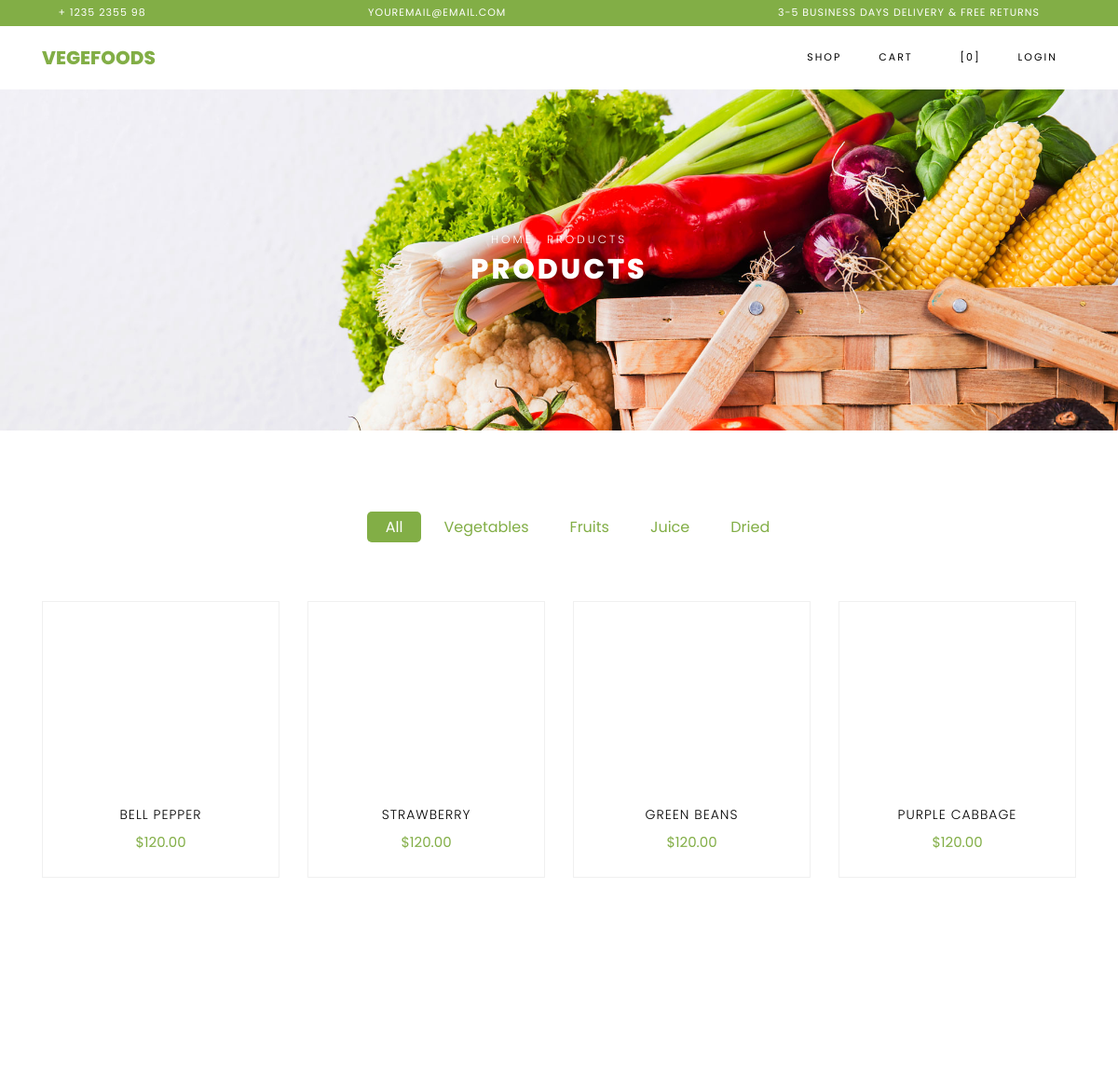
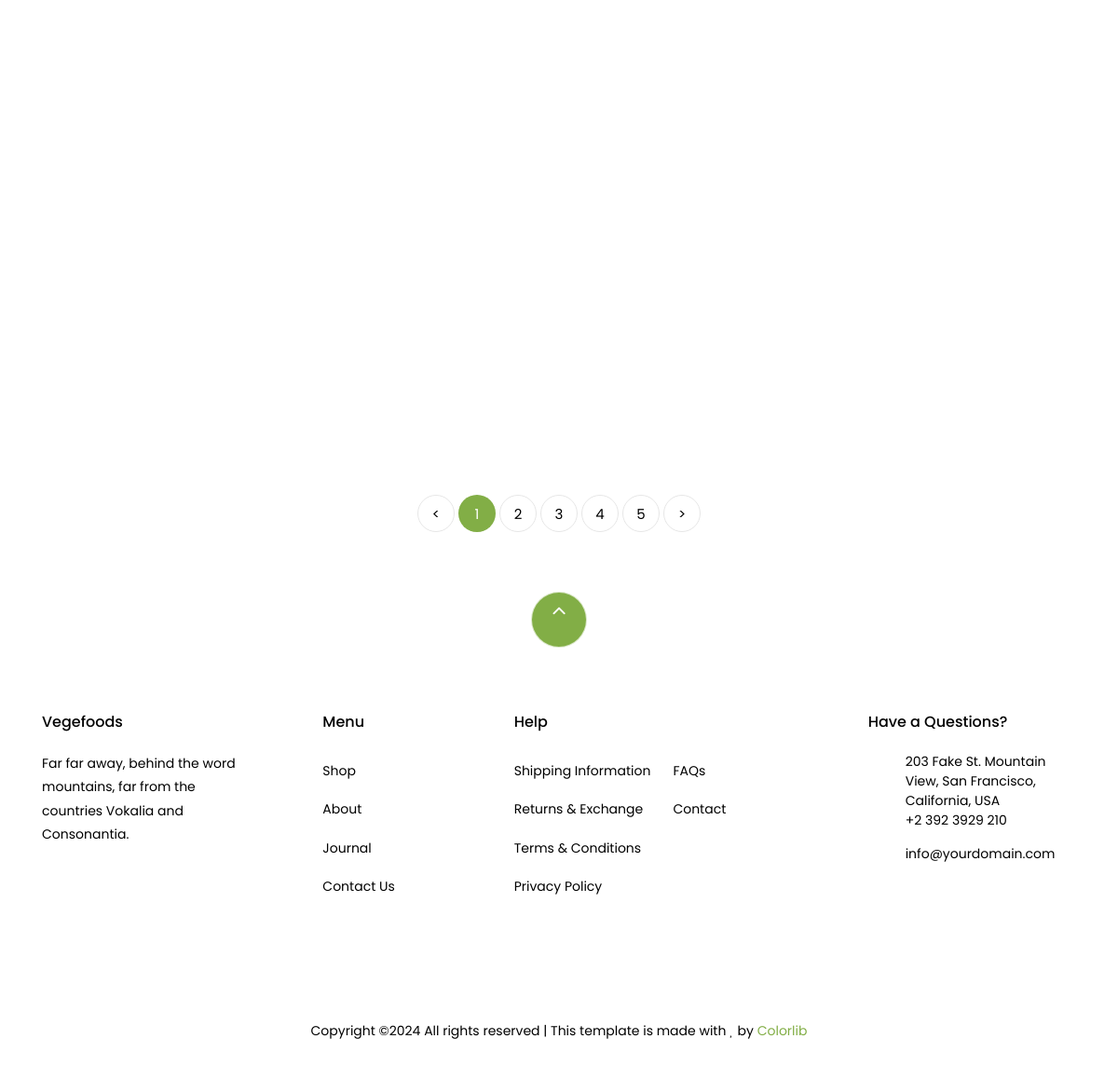
/store/, run on the app's committed database (2 pictures, top to bottom).
### store/models.py (models this page shows, shortened)
class Product(models.Model):
  name = models.CharField(max_length=255)
  description = models.TextField()
  price = models.DecimalField(max_digits=10, decimal_places=2)
  image = models.ImageField(upload_to='static/products/', null=True, blank=True)
  category = models.ForeignKey(Category, on_delete=models.CASCADE)
  created_time = models.DateTimeField(auto_now_add=True)
  updated_time = models.DateTimeField(auto_now=True)

### store/views.py (the view)
# urls.py: path('', ShopView.as_view(), name='shop')
class ShopView(View):
    def get(self, request):
        discount_value = Case(When(discount__value__gte=0,
                                   discount__date_begin__lte=timezone.now(),
                                   discount__date_end__gte=timezone.now(),
                                   then=F('discount__value')),
                              default=0,
                              output_field=DecimalField(max_digits=10, decimal_places=2)
                              )
        price_with_discount = ExpressionWrapper(
            F('price') * (100.0 - F('discount_value')) / 100.0,
            output_field=DecimalField(max_digits=10, decimal_places=2)
        )
        products = Product.objects.annotate(
            discount_value=discount_value,
            price_before=F('price'),
            price_after=price_with_discount
        ).values('id', 'name', 'image', 'price_before', 'price_after',
                 'discount_value')
        return render(request, 'store/shop.html', {"data": products})

### store/templates/store/shop.html (shortened to what this page needs)
{%extends 'store/base.html' %}
{% load static %}
{% block content %}
    <div class="hero-wrap hero-bread" style="background-image: url({% static 'store/images/bg_1.jpg'%});">
      <div class="container">
        <div class="row no-gutters slider-text align-items-center justify-content-center">
          <div class="col-md-9 ftco-animate text-center">
          	<p class="breadcrumbs"><span class="mr-2"><a href="index.html">Home</a></span> <span>Products</span></p>
            <h1 class="mb-0 bread">Products</h1>
          </div>
        </div>
      </div>
    </div>
    <section class="ftco-section">
    	<div class="container">
    		<div class="row justify-content-center">
    			<div class="col-md-10 mb-5 text-center">
    				<ul class="product-category">
    					<li><a href="#" class="active">All</a></li>
    					<li><a href="#">Vegetables</a></li>
    					<li><a href="#">Fruits</a></li>
    					<li><a href="#">Juice</a></li>
    					<li><a href="#">Dried</a></li>
    				</ul>
    			</div>
    		</div>
    		<div class="row">
				{% for product in data %}
    			<div class="col-md-6 col-lg-3 ftco-animate">
    				<div class="product">
    					<a href="{% url 'store:product' product.id %}" class="img-prod"><img class="img-fluid" src="/{{ product.image }}" alt="Colorlib Template">
    					</a>
    					<div class="text py-3 pb-4 px-3 text-center">
    						<h3><a href="#">{{product.name}}</a></h3>
    						<div class="d-flex">
    							<div class="pricing">
                                    {% if product.discount_value %}
		    						<p class="price"><span class="mr-2 price-dc">${{product.price_before}}</span><span class="price-sale">${{product.price_after}}</span></p>
                                    {% else %}
                                    <p class="price"><span>${{product.price_before}}</span></p>
                                    {% endif %}
		    					</div>
	    					</div>
    					</div>
    				</div>
    			</div>
				{% endfor %}
    		</div>
    		<div class="row mt-5">
          <div class="col text-center">
            <div class="block-27">
              <ul>
                <li><a href="#">&lt;</a></li>
                <li class="active"><span>1</span></li>
                <li><a href="#">2</a></li>
                <li><a href="#">3</a></li>
                <li><a href="#">4</a></li>
                <li><a href="#">5</a></li>
                <li><a href="#">&gt;</a></li>
              </ul>
            </div>
          </div>
        </div>
    	</div>
    </section>
{% endblock %}

### data on the page
Product: name "BELL PEPPER", price_before "120.00"
Product: name "STRAWBERRY", price_before "120.00"
Product: name "GREEN BEANS", price_before "120.00"
Product: name "PURPLE CABBAGE", price_before "120.00"
